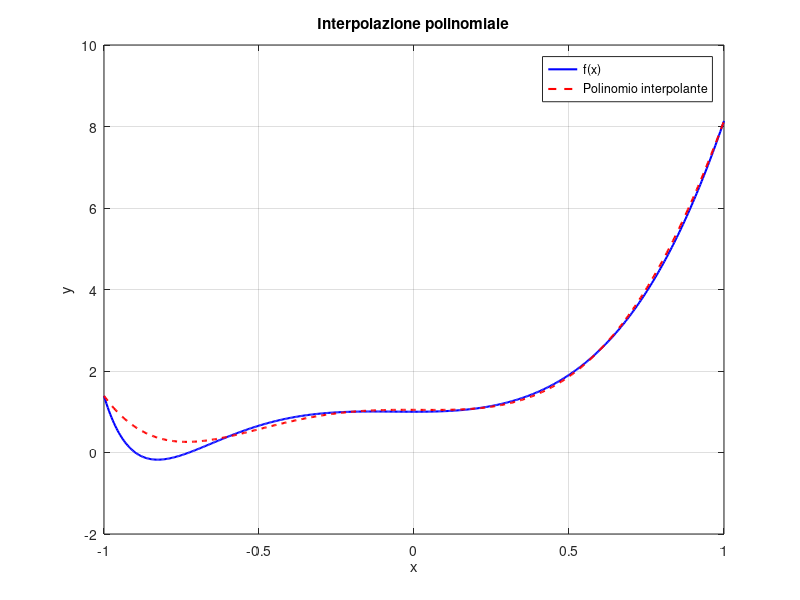

Recreate this plot in MATLAB.
% Definizione della funzione
f = @(x) exp(-2*x.^3) + x.^2 + 7*x.^3;

% Input: grado massimo del polinomio interpolante
n = input('Inserire il grado massimo del polinomio interpolante n: ');

% Nodi equispaziati in [-1, 1]
x = linspace(-1, 1, n + 1);

% Valori della funzione nei nodi
y = f(x);

% Punti di valutazione in [-1, 1]
s = linspace(-1, 1, 500);

% Calcolo del polinomio interpolante
p = polyfit(x, y, n); % Coefficienti del polinomio interpolante
interp_values = polyval(p, s); % Valutazione del polinomio interpolante

% Valutazione della funzione nei punti di valutazione
f_values = f(s);

% Grafico
figure;
plot(s, f_values, 'b', 'LineWidth', 1.5); % Funzione f in blu
hold on;
plot(s, interp_values, 'r--', 'LineWidth', 1.5); % Polinomio interpolante in rosso tratteggiato
legend('f(x)', 'Polinomio interpolante');
xlabel('x');
ylabel('y');
title('Interpolazione polinomiale');
grid on;
hold off;

% Calcolo dell'errore assoluto massimo
errore_assoluto_max = max(abs(f_values - interp_values));
fprintf('Errore assoluto massimo: %.5f\n', errore_assoluto_max);
